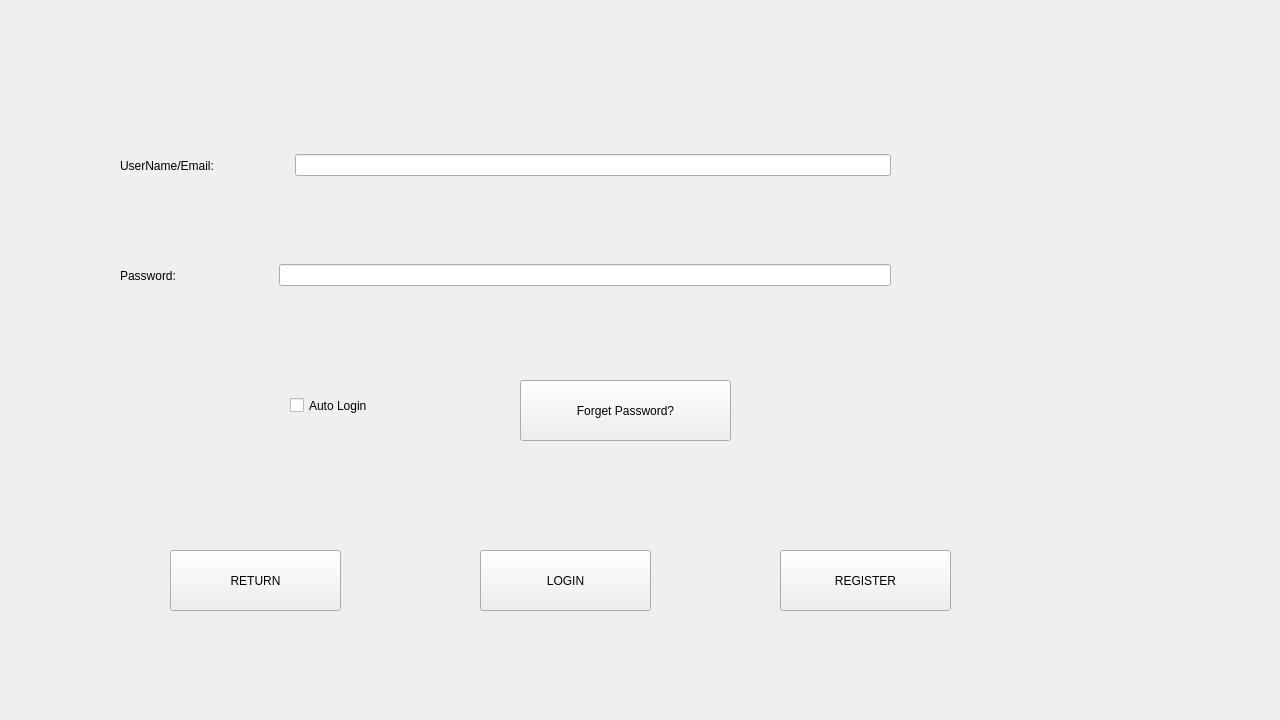
<?xml version="1.0" encoding="UTF-8"?>
<ui version="4.0">
 <class>LoginWidget</class>
 <widget class="QWidget" name="LoginWidget">
  <property name="geometry">
   <rect>
    <x>0</x>
    <y>0</y>
    <width>1280</width>
    <height>720</height>
   </rect>
  </property>
  <property name="windowTitle">
   <string>Form</string>
  </property>
  <widget class="QPushButton" name="btn_forget">
   <property name="geometry">
    <rect>
     <x>520</x>
     <y>380</y>
     <width>211</width>
     <height>61</height>
    </rect>
   </property>
   <property name="styleSheet">
    <string notr="true">font: 87 8pt &quot;Arial&quot;;</string>
   </property>
   <property name="text">
    <string>Forget Password?</string>
   </property>
  </widget>
  <widget class="QWidget" name="layoutWidget">
   <property name="geometry">
    <rect>
     <x>120</x>
     <y>230</y>
     <width>771</width>
     <height>91</height>
    </rect>
   </property>
   <layout class="QHBoxLayout" name="horizontalLayout_2" stretch="1,1,8">
    <item>
     <widget class="QLabel" name="label_password">
      <property name="styleSheet">
       <string notr="true">font: 87 12pt &quot;Arial&quot;;</string>
      </property>
      <property name="text">
       <string>Password:</string>
      </property>
     </widget>
    </item>
    <item>
     <spacer name="horizontalSpacer_2">
      <property name="orientation">
       <enum>Qt::Horizontal</enum>
      </property>
      <property name="sizeHint" stdset="0">
       <size>
        <width>40</width>
        <height>20</height>
       </size>
      </property>
     </spacer>
    </item>
    <item>
     <widget class="QLineEdit" name="lineEdit_password">
      <property name="styleSheet">
       <string notr="true">font: 87 10pt &quot;Arial&quot;;</string>
      </property>
      <property name="echoMode">
       <enum>QLineEdit::Password</enum>
      </property>
     </widget>
    </item>
   </layout>
  </widget>
  <widget class="QCheckBox" name="checkBox_autoLogin">
   <property name="geometry">
    <rect>
     <x>290</x>
     <y>370</y>
     <width>201</width>
     <height>71</height>
    </rect>
   </property>
   <property name="styleSheet">
    <string notr="true">font: 87 12pt &quot;Arial&quot;;</string>
   </property>
   <property name="text">
    <string>Auto Login</string>
   </property>
  </widget>
  <widget class="QPushButton" name="btn_return">
   <property name="geometry">
    <rect>
     <x>170</x>
     <y>550</y>
     <width>171</width>
     <height>61</height>
    </rect>
   </property>
   <property name="styleSheet">
    <string notr="true">font: 87 12pt &quot;Arial&quot;;</string>
   </property>
   <property name="text">
    <string>RETURN</string>
   </property>
  </widget>
  <widget class="QPushButton" name="btn_login">
   <property name="geometry">
    <rect>
     <x>480</x>
     <y>550</y>
     <width>171</width>
     <height>61</height>
    </rect>
   </property>
   <property name="styleSheet">
    <string notr="true">font: 87 12pt &quot;Arial&quot;;</string>
   </property>
   <property name="text">
    <string>LOGIN</string>
   </property>
  </widget>
  <widget class="QPushButton" name="btn_register">
   <property name="geometry">
    <rect>
     <x>780</x>
     <y>550</y>
     <width>171</width>
     <height>61</height>
    </rect>
   </property>
   <property name="styleSheet">
    <string notr="true">font: 87 12pt &quot;Arial&quot;;</string>
   </property>
   <property name="text">
    <string>REGISTER</string>
   </property>
  </widget>
  <widget class="QWidget" name="">
   <property name="geometry">
    <rect>
     <x>120</x>
     <y>120</y>
     <width>771</width>
     <height>91</height>
    </rect>
   </property>
   <layout class="QHBoxLayout" name="horizontalLayout" stretch="1,1,8">
    <item>
     <widget class="QLabel" name="label_userName">
      <property name="styleSheet">
       <string notr="true">font: 87 12pt &quot;Arial&quot;;</string>
      </property>
      <property name="text">
       <string>UserName/Email:</string>
      </property>
     </widget>
    </item>
    <item>
     <spacer name="horizontalSpacer">
      <property name="orientation">
       <enum>Qt::Horizontal</enum>
      </property>
      <property name="sizeHint" stdset="0">
       <size>
        <width>40</width>
        <height>20</height>
       </size>
      </property>
     </spacer>
    </item>
    <item>
     <widget class="QLineEdit" name="lineEdit_userName">
      <property name="styleSheet">
       <string notr="true">font: 87 10pt &quot;Arial&quot;;</string>
      </property>
     </widget>
    </item>
   </layout>
  </widget>
 </widget>
 <resources/>
 <connections/>
</ui>
